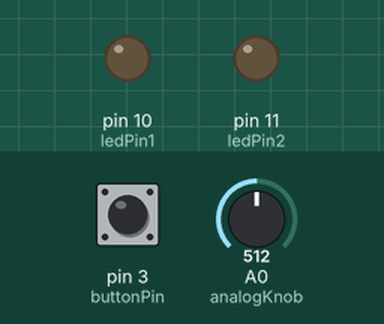
This sketch was run on a simulated Arduino Uno, built with avr-gcc and run on an emulated ATmega328P. Parts: output pins drawn as LEDs (lit = HIGH). The test bench sets the inputs (shaded band); at power-on: pin 3 (buttonPin) HIGH, A0 (analogKnob) = 512. What the sketch prints to the serial monitor is not drawn.

Above: at 1.2 s.
1.3 s: pin 3 (buttonPin) pulled LOW for 1 s
At 2.08 s:
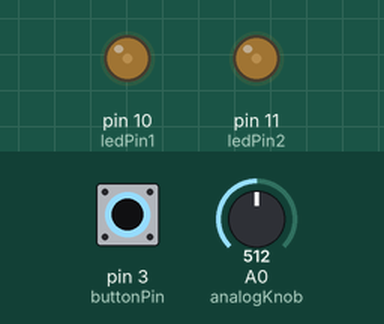
3.8 s: pin 3 (buttonPin) pulled LOW for 0.15 s
At 5.0 s:
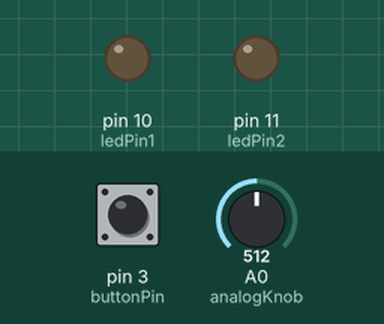
5.4 s: pin 3 (buttonPin) pulled LOW for 3.2 s
At 5.85 s:
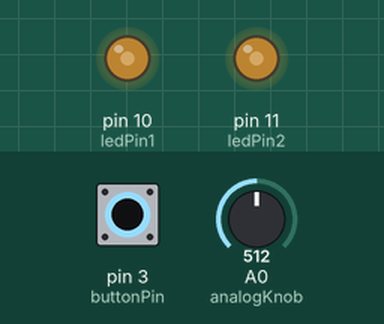
10.1 s: pin 3 (buttonPin) pulled LOW for 1 s
At 10.25 s:
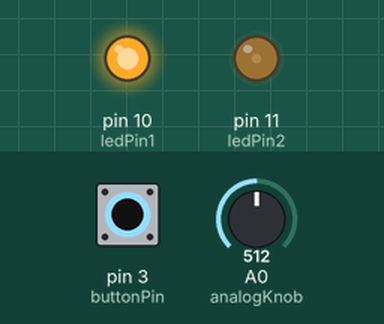
12.6 s: pin 3 (buttonPin) pulled LOW for 3.2 s
At 12.75 s:
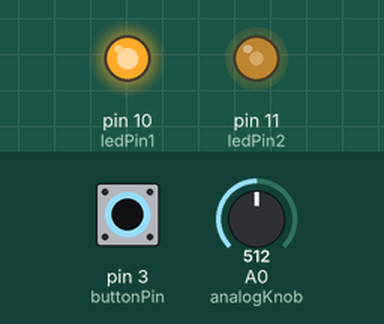
Timing chart, 0 to 17.3 s (numbered marks = the images above; inputs shaded):
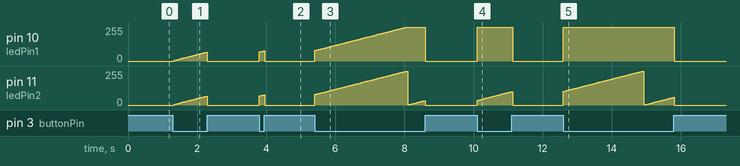

The sketch:

button_to_LEDS_withFade_oct06a.ino
```cpp
//--------------------------------------------------------------
//Define Variables
//constant values
  //outputs
    const int ledPin1 = 10; //arduino pin for LED1
    const int ledPin2 = 11; //arduino pin for LED2
  //inputs
    const int buttonPin = 3; //arduino pin for button input
    const int analogKnob = A0; //arduino pin for analog Knob

   const int maxBrightness = 100; //how bright Arduino Gets
//changing variables
   int brightness = 0;    // how bright the LED is
   int fadeAmount = 5;    // how many points to fade the LED by
//--------------------------------------------------------------

void setup() {
  // put your setup code here, to run once:
    pinMode(ledPin1,OUTPUT);
    pinMode(ledPin2,OUTPUT);
    pinMode(buttonPin,INPUT);
  // initialize serial communication at 9600 bits per second:
    Serial.begin(9600);
}

void loop() {
  // put your main code here, to run repeatedly:
  if (digitalRead(buttonPin)== LOW){
    //digitalWrite(ledPin1,HIGH);
    //digitalWrite(ledPin2,HIGH);
    // set the brightness of pin 9:
      analogWrite(ledPin1, brightness);
      analogWrite(ledPin2, brightness);
    // change the brightness for next time through the loop:
      brightness = brightness + fadeAmount;

    // read the input on analog pin 0:
       int sensorValue = analogRead(analogKnob);
    //convert input to fadeAmount
      int voltage = sensorValue * (5.0 / 1023.0);
      //Serial.println(voltage);
      fadeAmount = voltage;
      //Serial.println(fadeAmount);

    // reverse the direction of the fading at the ends of the fade:
    if (brightness == 0 || brightness == maxBrightness) {
      fadeAmount = -fadeAmount ;
    }
    // wait for 30 milliseconds to see the dimming effect
    delay(30);
  }else{
    digitalWrite(ledPin1,LOW);
    digitalWrite(ledPin2,LOW);
  }
//Serial.println(brightness);
Serial.println(fadeAmount);
}
```

Measured:
- after the input at 1.3 s, pin 10 (ledPin1), pin 11 (ledPin2): rises from 0/255 to 67/255 in 0.94 s, then falls to 0/255 in 0.03 s
- after the input at 3.8 s, pin 10 (ledPin1), pin 11 (ledPin2): rises from 0/255 to 77/255 in 0.12 s, then falls to 0/255 in 0.03 s
- after the input at 5.4 s, pin 10 (ledPin1): rises from 0/255 to 255/255 in 2.7 s, then falls to 0/255 in 0.54 s
- after the input at 10.1 s, pin 10 (ledPin1): 0/255 → 255/255 at once, → 0/255 1.0 s later; pin 11 (ledPin2): rises from 0/255 to 101/255 in 1.0 s, then falls to 0/255 in 0.03 s
- after the input at 12.6 s, pin 10 (ledPin1): 0/255 → 255/255 at once, → 0/255 3.2 s later
